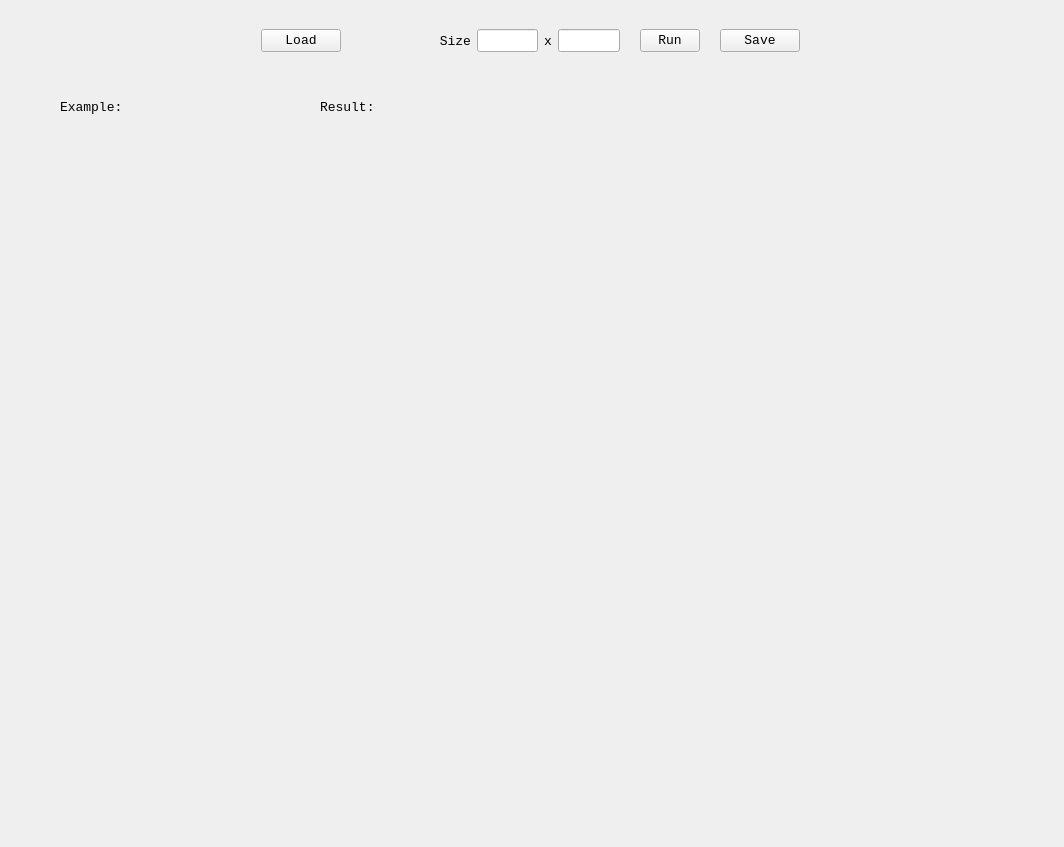
<?xml version="1.0" encoding="UTF-8"?>
<ui version="4.0">
 <class>TexSynClass</class>
 <widget class="QMainWindow" name="TexSynClass">
  <property name="geometry">
   <rect>
    <x>0</x>
    <y>0</y>
    <width>1064</width>
    <height>847</height>
   </rect>
  </property>
  <property name="font">
   <font>
    <family>Consolas</family>
    <pointsize>10</pointsize>
   </font>
  </property>
  <property name="windowTitle">
   <string>TexSyn</string>
  </property>
  <widget class="QWidget" name="centralWidget">
   <widget class="QWidget" name="horizontalLayoutWidget">
    <property name="geometry">
     <rect>
      <x>250</x>
      <y>10</y>
      <width>561</width>
      <height>62</height>
     </rect>
    </property>
    <layout class="QHBoxLayout" name="horizontalLayout" stretch="3,6,3,0,3,0,3,0,3">
     <item>
      <widget class="QPushButton" name="loadButton">
       <property name="minimumSize">
        <size>
         <width>80</width>
         <height>0</height>
        </size>
       </property>
       <property name="maximumSize">
        <size>
         <width>80</width>
         <height>16777215</height>
        </size>
       </property>
       <property name="text">
        <string>Load</string>
       </property>
      </widget>
     </item>
     <item>
      <widget class="QLabel" name="label_2">
       <property name="text">
        <string>Size</string>
       </property>
       <property name="alignment">
        <set>Qt::AlignRight|Qt::AlignTrailing|Qt::AlignVCenter</set>
       </property>
       <property name="margin">
        <number>5</number>
       </property>
      </widget>
     </item>
     <item>
      <widget class="QLineEdit" name="widthEdit"/>
     </item>
     <item>
      <widget class="QLabel" name="label">
       <property name="text">
        <string>x</string>
       </property>
       <property name="alignment">
        <set>Qt::AlignCenter</set>
       </property>
      </widget>
     </item>
     <item>
      <widget class="QLineEdit" name="heightEdit"/>
     </item>
     <item>
      <widget class="QLabel" name="label_4">
       <property name="text">
        <string/>
       </property>
      </widget>
     </item>
     <item>
      <widget class="QPushButton" name="runButton">
       <property name="minimumSize">
        <size>
         <width>60</width>
         <height>0</height>
        </size>
       </property>
       <property name="maximumSize">
        <size>
         <width>60</width>
         <height>16777215</height>
        </size>
       </property>
       <property name="text">
        <string>Run</string>
       </property>
      </widget>
     </item>
     <item>
      <widget class="QLabel" name="label_3">
       <property name="text">
        <string/>
       </property>
      </widget>
     </item>
     <item>
      <widget class="QPushButton" name="saveButton">
       <property name="minimumSize">
        <size>
         <width>80</width>
         <height>0</height>
        </size>
       </property>
       <property name="maximumSize">
        <size>
         <width>80</width>
         <height>16777215</height>
        </size>
       </property>
       <property name="text">
        <string>Save</string>
       </property>
      </widget>
     </item>
    </layout>
   </widget>
   <widget class="QLabel" name="result">
    <property name="geometry">
     <rect>
      <x>370</x>
      <y>140</y>
      <width>650</width>
      <height>650</height>
     </rect>
    </property>
    <property name="text">
     <string/>
    </property>
    <property name="alignment">
     <set>Qt::AlignCenter</set>
    </property>
   </widget>
   <widget class="QLabel" name="label_5">
    <property name="geometry">
     <rect>
      <x>320</x>
      <y>100</y>
      <width>72</width>
      <height>15</height>
     </rect>
    </property>
    <property name="text">
     <string>Result:</string>
    </property>
   </widget>
   <widget class="QLabel" name="label_6">
    <property name="geometry">
     <rect>
      <x>60</x>
      <y>100</y>
      <width>72</width>
      <height>15</height>
     </rect>
    </property>
    <property name="text">
     <string>Example:</string>
    </property>
   </widget>
   <widget class="QLabel" name="example">
    <property name="geometry">
     <rect>
      <x>100</x>
      <y>140</y>
      <width>128</width>
      <height>128</height>
     </rect>
    </property>
    <property name="text">
     <string/>
    </property>
   </widget>
  </widget>
 </widget>
 <layoutdefault spacing="6" margin="11"/>
 <resources>
  <include location="TexSyn.qrc"/>
 </resources>
 <connections/>
</ui>
